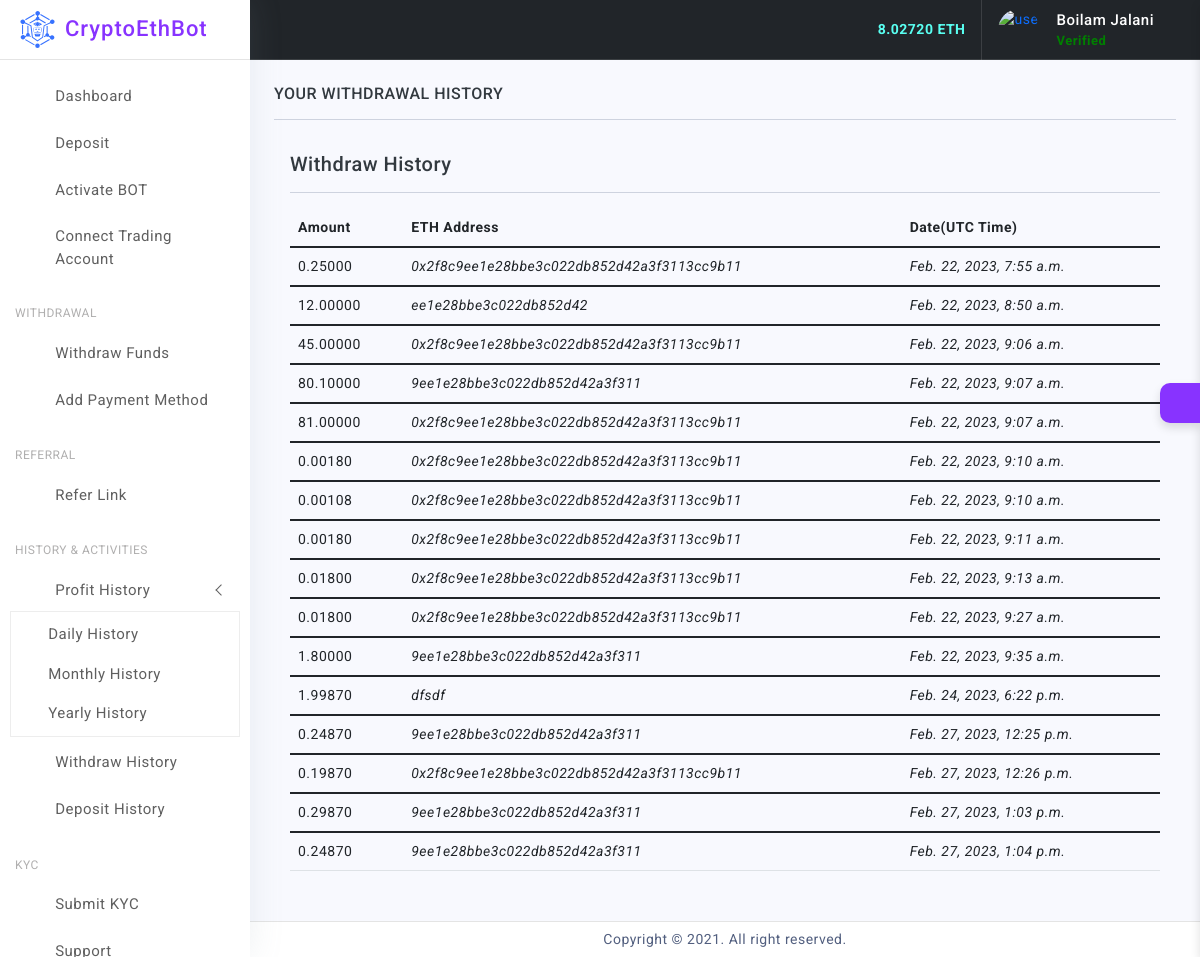
The app's page /withdraw-history/ (signed in) with its own data.
### mainapp/models.py (models this page shows, shortened)
class Customer(NumeratorMixin, MPTTModel, models.Model):
    class Meta:
        verbose_name = _('Customer')
        verbose_name_plural = _('Customers')
        unique_together = ('parent', 'account')
    limit = 10000000
    parent = TreeForeignKey(
        'self', null=True, blank=True,
        on_delete=models.SET_NULL,
        related_name='downlines',
        verbose_name=_('Up Line'))
    account = models.OneToOneField(
        get_user_model(),
        on_delete=models.CASCADE,
        verbose_name=_('account'))
    balance = models.DecimalField(
        default=0,
        max_digits=15,
        decimal_places=5,
        blank=True, null=True,
        verbose_name=_("Balance"))
    roi_profit = models.DecimalField(default=0,max_digits=15,decimal_places=5, blank=True, null=True)
    today_percent = models.DecimalField(default=0,max_digits=15, decimal_places=2, blank=True, null=True)
    total_roi_profit = models.DecimalField(default=0,max_digits=15,decimal_places=5, blank=True, null=True)
    level_income = models.DecimalField(default=0,max_digits=15,decimal_places=5, blank=True, null=True)
    total_level_income = models.DecimalField(default=0,max_digits=15,decimal_places=5, blank=True, null=True)
    direct_refer_income = models.DecimalField(default=0,max_digits=15,decimal_places=5, blank=True, null=True)
    total_direct_refer_income = models.DecimalField(default=0,max_digits=15,decimal_places=5, blank=True, null=True)
    bot_profit = models.DecimalField(default=0,max_digits=15,decimal_places=5, blank=True, null=True)
    trading_balance = models.DecimalField(default=0,max_digits=15,decimal_places=5, blank=True, null=True)
    created_at = models.DateTimeField(
        default=timezone.now, editable=False)
    code = models.CharField(max_length=12, blank=True)
    account_address = models.CharField(max_length=60, blank=True, null=True)
    active = models.BooleanField(default=True)
    invested = models.BooleanField(default=False)
    updated_at = models.DateTimeField(auto_now=True)

### withdraw/models.py (models this page shows, shortened)
class WithdrawalRequest(models.Model):
    user = models.ForeignKey(User, related_name="withdraw_request", on_delete=models.CASCADE)
    withdraw_amount = models.DecimalField(max_digits=15, decimal_places=5)
    eth_address = models.CharField(max_length=250, blank=False, null=False)
    active = models.BooleanField(default=False)
    created_at = models.DateTimeField(auto_now_add=True)
    updated_at = models.DateTimeField(auto_now=True)
    def __str__(self):
        return f"{self.user.username}-{self.withdraw_amount}"

### history/views.py (the view)
# urls.py: re_path('withdraw-history/', withdraw_history, name='withdraw-history'),
def withdraw_history(request):
    object_list = WithdrawalRequest.objects.filter(user=request.user)
    print(object_list)
    context = {
        'object_list': object_list
    }
    return render(request, 'history/withdraw-history.html', context)

### mainapp/templatetags/tags.py (called while the page is built)
@register.simple_tag
def number_of_messages(request):
    referrals = Customer.objects.get(account=request.user)
    balance = referrals.balance
    return balance

### history/templates/history/withdraw-history.html (shortened to what this page needs)
{% extends 'dashboard/base/baseana.html' %}
{% load static %}
{% load widget_tweaks %}
{% block content %}
		<div class="page-wrapper">
			<div class="page-content">
						<h6 class="mb-0 text-uppercase">Your Withdrawal History</h6>
						<hr/>
                                        <div class="card-body">
                                            <div class="card-title">
                                                <h5 class="mb-0">Withdraw History</h5>
                                            </div>
                                            <hr/>
                                            <div class="table-responsive">
                                                <table class="table">
                                                    <thead>
                                                        <tr>
                                                            <th>Amount</th>
                                                            <th>ETH Address</th>
                                                            <th>Date(UTC Time)</th>
                                                        </tr>
                                                    </thead>
                                                    {% for object in object_list %}
                                                    <tbody>
                                                        <tr>
                                                            <td>{{ object.withdraw_amount }}</td>
                                                             <td><em>{{ object.eth_address }}</em>
                                                            <td><em>{{ object.created_at }}</em>
                                                        </tr>
                                                    </tbody>
                                                    {% endfor %}
                                                </table>
                                            </div>
                                        </div>
			</div>
		</div>
{% endblock %}

### templates/dashboard/base/baseana.html (shortened to what this page needs)
{% load static %}
{% load tags %}
<!doctype html>
<html lang="en">
<head>
	<link href="{% static 'dashboard/assets/plugins/simplebar/css/simplebar.css' %}" rel="stylesheet" />
	<link href="{% static 'dashboard/assets/plugins/perfect-scrollbar/css/perfect-scrollbar.css' %}" rel="stylesheet" />
	<link href="{% static 'dashboard/assets/plugins/highcharts/css/highcharts.css' %}" rel="stylesheet" />
	<link href="{% static 'dashboard/assets/plugins/metismenu/css/metisMenu.min.css' %}" rel="stylesheet" />
	<link href="{% static 'dashboard/assets/plugins/vectormap/jquery-jvectormap-2.0.2.css' %}" rel="stylesheet" />
	<link href="{% static 'dashboard/assets/css/pace.min.css' %}" rel="stylesheet" />
	<link href="{% static 'dashboard/assets/css/bootstrap.min.css' %}" rel="stylesheet">
	<link href="{% static 'dashboard/assets/css/bootstrap-extended.css' %}" rel="stylesheet">
	<link href="{% static 'dashboard/assets/css/app.css' %}" rel="stylesheet">
	<link href="{% static 'dashboard/assets/css/icons.css' %}" rel="stylesheet">
	<link rel="stylesheet" href="{% static 'dashboard/assets/css/dark-theme.css' %}" />
	<link rel="stylesheet" href="{% static 'dashboard/assets/css/semi-dark.css' %}" />
	<link rel="stylesheet" href="{% static 'dashboard/assets/css/header-colors.css' %}" />
</head>
<body>
	<div class="wrapper">
		<div class="sidebar-wrapper" data-simplebar="true">
			<div class="sidebar-header">
				<div>
					<img src="{% static 'dashboard/assets/images/logo/icon.svg' %}" class="logo-icon" alt="logo icon">
				</div>
				<div>
					<h4 class="logo-text"><a href="/">CryptoEthBot</a> </h4>
				</div>
				<div class="toggle-icon ms-auto"><i class='bx bx-first-page'></i>
				</div>
			</div>
			<ul class="metismenu" id="menu">
				<li>
					<a href="/dashboard/">
						<div class="parent-icon"><i class='bx bx-home'></i>
						</div>
						<div class="menu-title">Dashboard</div>
					</a>
				</li>
				<li>
					<a href="/payment-method/">
						<div class="parent-icon"><i class='bx bx-spa' ></i>
						</div>
						<div class="menu-title">Deposit</div>
					</a>
				</li>
                <li>
					<a href="/bot/">
						<div class="parent-icon"><i class='bx bx-spa' ></i>
						</div>
						<div class="menu-title">Activate BOT</div>
					</a>
				</li>
				<li>
					<a href="/trading-account/">
						<div class="parent-icon"><i class='bx bx-spa' ></i>
						</div>
						<div class="menu-title">Connect Trading Account</div>
					</a>
				</li>
                <li class="menu-label">Withdrawal</li>
				<li>
					<a href="/withdraw-data/">
						<div class="parent-icon"><i class='bx bx-dollar-circle'></i>
						</div>
						<div class="menu-title">Withdraw Funds</div>
					</a>
				</li>
                <li>
					<a href="/withdraw-data/">
						<div class="parent-icon"><i class='bx bx-dollar-circle'></i>
						</div>
						<div class="menu-title">Add Payment Method</div>
					</a>
				</li>
                <li class="menu-label">Referral</li>
				<li>
					<a href="/refer/">
						<div class="parent-icon"><i class='bx bx-fast-forward'></i>
						</div>
						<div class="menu-title">Refer Link</div>
					</a>
				</li>
                <li class="menu-label">History & Activities</li>
                <li>
					<a href="javascript:;" class="has-arrow">
						<div class="parent-icon"><i class='bx bx-history' ></i>
						</div>
						<div class="menu-title">Profit History</div>
					</a>
					<ul>
						<li> <a href="/daily-profit-history/"><i class="bx bx-right-arrow-alt"></i>Daily History</a>
						</li>
						<li> <a href="/daily-profit-history/"><i class="bx bx-right-arrow-alt"></i>Monthly History</a>
						</li>
						<li> <a href="/daily-profit-history/"><i class="bx bx-right-arrow-alt"></i>Yearly History</a>
						</li>
					</ul>
				</li>
                <li>
					<a href="/withdraw-history/">
						<div class="parent-icon"><i class='bx bx-dollar-circle'></i>
						</div>
						<div class="menu-title">Withdraw History</div>
					</a>
				</li>
                <li>
					<a href="/deposit-history/">
						<div class="parent-icon"><i class='bx bx-dollar-circle'></i>
						</div>
						<div class="menu-title">Deposit History</div>
					</a>
				</li>
                <li class="menu-label">KYC</li>
				<li>
					<a href="/profile/">
						<div class="parent-icon"><i class='bx bx-key'></i>
						</div>
						<div class="menu-title">Submit KYC</div>
					</a>
				</li>
				<li>
					<a href="/" target="_blank">
						<div class="parent-icon"><i class='bx bx-headphone' ></i>
						</div>
						<div class="menu-title">Support</div>
					</a>
				</li>
			</ul>
		</div>
		<header>
			<div class="topbar d-flex align-items-center bg-dark shadow-none border-light-2 border-bottom">
				<nav class="navbar navbar-expand">
					<div class="top-menu-left d-none d-lg-block">
				 	 <ul class="nav">
						<li class="nav-item">
						  <a class="nav-link text-white" href="app-emailbox.html"><i class='bx bx-envelope'></i></a>
						</li>
						<li class="nav-item">
						  <a class="nav-link text-white" href="app-chat-box.html"><i class='bx bx-message'></i></a>
						</li>
						<li class="nav-item">
						  <a class="nav-link text-white" href="app-fullcalender.html"><i class='bx bx-calendar'></i></a>
						</li>
						<li class="nav-item">
							<a class="nav-link text-white" href="app-to-do.html"><i class='bx bx-check-square'></i></a>
						</li>
					</ul>
				   </div>
					<div class="top-menu ms-auto">
						<ul class="navbar-nav align-items-center">
							<li class="nav-item dropdown dropdown-large">
								<a class="nav-link dropdown-toggle dropdown-toggle-nocaret text-white" href="#" role="button" data-bs-toggle="dropdown" aria-expanded="false">	<i class='bx bx-category'></i>
								</a>
							</li>
                            <strong><span style="color: #59fff1">{% number_of_messages request %} ETH</span> </strong>
						</ul>
					</div>
					<div class="user-box dropdown border-light-2">
						<a class="d-flex align-items-center nav-link dropdown-toggle dropdown-toggle-nocaret" href="#" role="button" data-bs-toggle="dropdown" aria-expanded="false">
							<img src="{% static 'dashboard/assets/images/avatars/ethereum.png' %}" class="user-img" alt="user avatar">
							<div class="user-info ps-3">
								<p class="user-name mb-0 text-white">{{ request.user.first_name }} {{ request.user.last_name }}</p>
								<p class="designattion mb-0"><strong style="color: green">Verified</strong></p>
							</div>
						</a>
					</div>
				</nav>
			</div>
		</header>
        {% block content %}
        {% endblock %}
		<footer class="page-footer">
			<p class="mb-0">Copyright © 2021. All right reserved.</p>
		</footer>
	</div>
	<div class="switcher-wrapper">
		<div class="switcher-btn"> <i class='bx bx-cog bx-spin'></i>
		</div>
	</div>
</body>
</html>

### records on screen
WithdrawalRequest: withdraw_amount "0.25000", eth_address "0x2f8c9ee1e28bbe3c022db852d42a3f3113cc9b11", created_at "Feb. 22, 2023, 7:55 a.m."
WithdrawalRequest: withdraw_amount "12.00000", eth_address "ee1e28bbe3c022db852d42", created_at "Feb. 22, 2023, 8:50 a.m."
WithdrawalRequest: withdraw_amount "45.00000", eth_address "0x2f8c9ee1e28bbe3c022db852d42a3f3113cc9b11", created_at "Feb. 22, 2023, 9:06 a.m."
WithdrawalRequest: withdraw_amount "80.10000", eth_address "9ee1e28bbe3c022db852d42a3f311", created_at "Feb. 22, 2023, 9:07 a.m."
WithdrawalRequest: withdraw_amount "81.00000", eth_address "0x2f8c9ee1e28bbe3c022db852d42a3f3113cc9b11", created_at "Feb. 22, 2023, 9:07 a.m."
WithdrawalRequest: withdraw_amount "0.00180", eth_address "0x2f8c9ee1e28bbe3c022db852d42a3f3113cc9b11", created_at "Feb. 22, 2023, 9:10 a.m."
WithdrawalRequest: withdraw_amount "0.00108", eth_address "0x2f8c9ee1e28bbe3c022db852d42a3f3113cc9b11", created_at "Feb. 22, 2023, 9:10 a.m."
WithdrawalRequest: withdraw_amount "0.00180", eth_address "0x2f8c9ee1e28bbe3c022db852d42a3f3113cc9b11", created_at "Feb. 22, 2023, 9:11 a.m."
WithdrawalRequest: withdraw_amount "0.01800", eth_address "0x2f8c9ee1e28bbe3c022db852d42a3f3113cc9b11", created_at "Feb. 22, 2023, 9:13 a.m."
WithdrawalRequest: withdraw_amount "0.01800", eth_address "0x2f8c9ee1e28bbe3c022db852d42a3f3113cc9b11", created_at "Feb. 22, 2023, 9:27 a.m."
WithdrawalRequest: withdraw_amount "1.80000", eth_address "9ee1e28bbe3c022db852d42a3f311", created_at "Feb. 22, 2023, 9:35 a.m."
WithdrawalRequest: withdraw_amount "1.99870", eth_address "dfsdf", created_at "Feb. 24, 2023, 6:22 p.m."
WithdrawalRequest: withdraw_amount "0.24870", eth_address "9ee1e28bbe3c022db852d42a3f311", created_at "Feb. 27, 2023, 12:25 p.m."
WithdrawalRequest: withdraw_amount "0.19870", eth_address "0x2f8c9ee1e28bbe3c022db852d42a3f3113cc9b11", created_at "Feb. 27, 2023, 12:26 p.m."
WithdrawalRequest: withdraw_amount "0.29870", eth_address "9ee1e28bbe3c022db852d42a3f311", created_at "Feb. 27, 2023, 1:03 p.m."
WithdrawalRequest: withdraw_amount "0.24870", eth_address "9ee1e28bbe3c022db852d42a3f311", created_at "Feb. 27, 2023, 1:04 p.m."

### other values on screen
{{ request.user.first_name }} "Boilam"
{{ request.user.last_name }} "Jalani"
